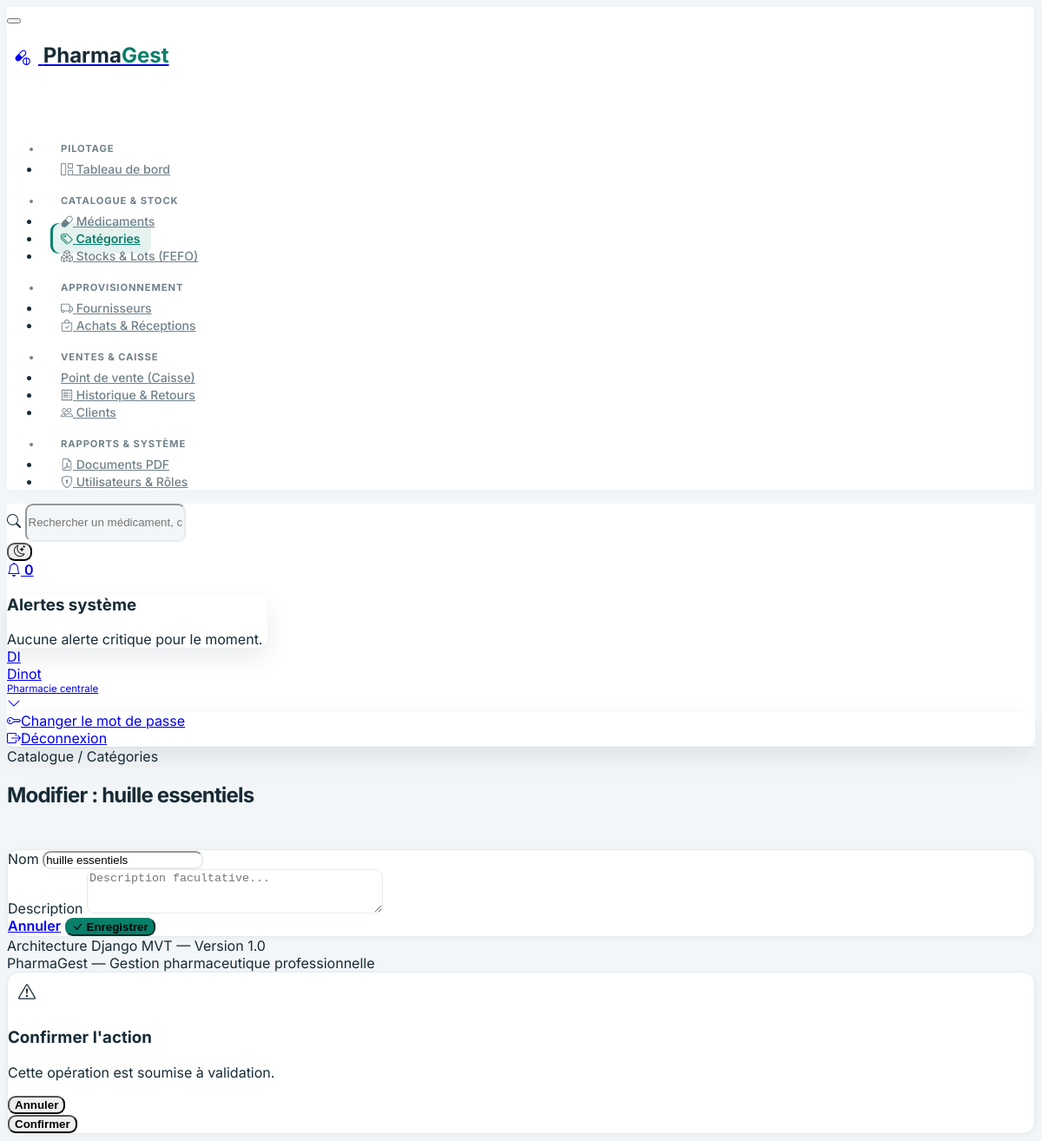
Page /medicaments/categories/1/modifier/ (signed in) on the committed database.
### utilisateurs/models.py (models this page shows, shortened)
class Utilisateur(AbstractUser):
    ROLE_ADMIN = 'ADMIN'
    ROLE_PHARMACIEN = 'PHARMACIEN'
    ROLE_GESTIONNAIRE_STOCK = 'GESTIONNAIRE_STOCK'
    ROLE_CAISSIER = 'CAISSIER'
    ROLE_RESPONSABLE_GESTION = 'RESPONSABLE_GESTION'
    ROLE_CHOICES = [
        (ROLE_ADMIN, 'Administrateur'),
        (ROLE_PHARMACIEN, 'Pharmacien responsable'),
        (ROLE_GESTIONNAIRE_STOCK, 'Gestionnaire de stock'),
        (ROLE_CAISSIER, 'Caissier'),
        (ROLE_RESPONSABLE_GESTION, 'Responsable de gestion'),
    ]
    role = models.CharField(
        max_length=30,
        choices=ROLE_CHOICES,
        default=ROLE_CAISSIER,
        verbose_name='Rôle principal',
    )
    telephone = models.CharField(max_length=20, blank=True, verbose_name='Téléphone')
    class Meta:
        verbose_name = 'Utilisateur'
        verbose_name_plural = 'Utilisateurs'
        ordering = ['username']

### medicaments/models.py (models this page shows, shortened)
class Categorie(models.Model):
    nom = models.CharField(max_length=120, unique=True, verbose_name='Nom')
    description = models.TextField(blank=True, verbose_name='Description')
    date_creation = models.DateTimeField(auto_now_add=True, verbose_name='Date de création')
    class Meta:
        verbose_name = 'Catégorie'
        verbose_name_plural = 'Catégories'
        ordering = ['nom']

### medicaments/views.py (the view)
# urls.py: path('categories/<int:pk>/modifier/', views.categorie_update, name='categorie_update'),
@login_required
@permission_required('medicaments.change_categorie', raise_exception=True)
def categorie_update(request, pk):
    categorie = get_object_or_404(Categorie, pk=pk)
    form = CategorieForm(request.POST or None, instance=categorie)
    if request.method == 'POST' and form.is_valid():
        categorie = form.save()
        enregistrer_audit(request, 'MODIFICATION_CATEGORIE', 'Categorie', categorie.pk, f"Catégorie : {categorie.nom}")
        messages.success(request, f"La catégorie « {categorie.nom} » a été mise à jour.")
        return redirect('medicaments:categorie_list')
    return render(request, 'categories/form.html', {'form': form, 'titre': f'Modifier : {categorie.nom}'})

### medicaments/forms.py
class CategorieForm(forms.ModelForm):
    class Meta:
        model = Categorie
        fields = ['nom', 'description']
        widgets = {
            'nom': forms.TextInput(attrs={'class': 'form-control', 'placeholder': 'Ex : Antalgiques'}),
            'description': forms.Textarea(attrs={'class': 'form-control', 'rows': 3, 'placeholder': 'Description facultative...'}),
        }

### templates/categories/form.html (shortened to what this page needs)
{% extends 'base.html' %}
{% block page_pretitle %}Catalogue / Catégories{% endblock %}
{% block page_title %}{{ titre }}{% endblock %}
{% block content %}
<div class="row justify-content-center">
    <div class="col-lg-7">
        <div class="card pg-card">
            <div class="card-body p-4">
                <form method="post" novalidate>
                    {% for field in form %}
                    <div class="mb-3">
                        <label for="{{ field.id_for_label }}" class="form-label fw-medium">{{ field.label }}</label>
                        {{ field }}
                    </div>
                    {% endfor %}
                    <div class="d-flex justify-content-end gap-2 mt-4">
                        <a href="{% url 'medicaments:categorie_list' %}" class="btn btn-outline-secondary">Annuler</a>
                        <button type="submit" class="btn btn-primary">
                            <i class="bi bi-check-lg me-1"></i> Enregistrer
                        </button>
                    </div>
                </form>
            </div>
        </div>
    </div>
</div>
{% endblock %}

### templates/includes/navbar.html (shortened to what this page needs)
<header class="navbar navbar-expand-md d-none d-lg-flex d-print-none pg-navbar sticky-top">
    <div class="container-xl">
        <div class="navbar-nav flex-row align-items-center w-100">
            <form action="{% url 'medicaments:medicament_list' %}" method="get" class="d-flex flex-grow-1 me-4" style="max-width: 420px;">
                <div class="input-icon w-100">
                    <span class="input-icon-addon"><i class="bi bi-search"></i></span>
                    <input type="text" name="q" class="form-control form-control-sm" placeholder="Rechercher un médicament, code-barres, lot...">
                </div>
            </form>
            <div class="ms-auto d-flex align-items-center gap-2">
                <button type="button" id="pg-theme-toggle" class="btn btn-icon btn-ghost-secondary" title="Changer de thème">
                    <i id="pg-theme-icon" class="bi bi-moon-stars"></i>
                </button>
                <div class="nav-item dropdown">
                    <a href="#" class="btn btn-icon btn-ghost-secondary position-relative" data-bs-toggle="dropdown" aria-label="Notifications">
                        <i class="bi bi-bell"></i>
                        <span class="badge bg-danger badge-pill badge-notification">0</span>
                    </a>
                    <div class="dropdown-menu dropdown-menu-end dropdown-menu-card" style="width: 300px;">
                        <div class="card border-0">
                            <div class="card-header py-2">
                                <h3 class="card-title fs-5">Alertes système</h3>
                            </div>
                            <div class="card-body py-3 text-center text-secondary small">
                                Aucune alerte critique pour le moment.
                            </div>
                        </div>
                    </div>
                </div>
                <div class="nav-item dropdown ps-2">
                    <a href="#" class="nav-link d-flex lh-1 text-reset p-0 align-items-center gap-2" data-bs-toggle="dropdown">
                        <span class="avatar avatar-sm rounded-circle bg-primary-lt text-primary fw-bold">
                            {% if request.user.is_authenticated %}
                                {{ request.user.username|slice:":2"|upper }}
                            {% else %}
                                PG
                            {% endif %}
                        </span>
                        <div class="d-none d-xl-block">
                            <div class="fw-semibold small">
                                {% if request.user.is_authenticated %}{{ request.user.username }}{% else %}Session invité{% endif %}
                            </div>
                            <div class="text-muted" style="font-size: 0.72rem;">Pharmacie centrale</div>
                        </div>
                        <i class="bi bi-chevron-down small text-muted"></i>
                    </a>
                    <div class="dropdown-menu dropdown-menu-end dropdown-menu-arrow">
                        <a href="{% url 'password_change' %}" class="dropdown-item"><i class="bi bi-key me-2"></i>Changer le mot de passe</a>
                        <a href="{% url 'logout' %}" class="dropdown-item text-danger"><i class="bi bi-box-arrow-right me-2"></i>Déconnexion</a>
                    </div>
                </div>
            </div>
        </div>
    </div>
</header>

### static/css/pharmagest.css (style rules this page uses)
:root, [data-bs-theme="light"] { --pg-primary: #087f6b; --pg-primary-hover: #066653; --pg-primary-soft: rgba(8, 127, 107, 0.10); --pg-bg-body: #f3f6f8; --pg-bg-surface: #ffffff; --pg-bg-sidebar: #ffffff; --pg-border: #e5ebee; --pg-text-main: #172b36; --pg-text-muted: #71818a; --pg-shadow-sm: 0 2px 8px rgba(24, 48, 58, 0.045); --pg-shadow-md: 0 12px 28px rgba(24, 48, 58, 0.09); --tblr-primary: #087f6b; --tblr-primary-rgb: 8, 127, 107; --tblr-font-sans-serif: 'Inter', -apple-system, BlinkMacSystemFont, 'Segoe UI', Roboto, sans-serif; }
body { font-family: 'Inter', -apple-system, BlinkMacSystemFont, 'Segoe UI', Roboto, sans-serif; background-color: var(--pg-bg-body); color: var(--pg-text-main); transition: background-color 0.2s ease, color 0.2s ease; }
.pg-navbar { background-color: var(--pg-bg-surface); border-bottom: 1px solid var(--pg-border); backdrop-filter: blur(8px); }
.pg-card { background-color: var(--pg-bg-surface); border: 1px solid var(--pg-border); border-radius: 12px; box-shadow: var(--pg-shadow-sm); transition: transform 0.18s ease, box-shadow 0.18s ease; }
.btn-primary { background-color: var(--pg-primary); border-color: var(--pg-primary); }
body { background: var(--pg-bg-body); color: var(--pg-text-main); }
.pg-navbar { min-height: 68px; background-color: color-mix(in srgb, var(--pg-bg-surface) 94%, transparent); border-color: var(--pg-border); backdrop-filter: blur(14px); }
.pg-navbar .form-control { min-height: 38px; border-color: var(--pg-border); border-radius: 9px; background: var(--pg-bg-body); }
.pg-card { border-color: var(--pg-border); border-radius: 14px; box-shadow: var(--pg-shadow-sm); }
.form-control, .form-select, .input-group-text { border-color: var(--pg-border); border-radius: 9px; }
.btn { border-radius: 9px; font-weight: 600; }
.dropdown-menu { border-color: var(--pg-border); border-radius: 12px; box-shadow: var(--pg-shadow-md); }

### rows in the picture
Utilisateur: user.username "DI", user.username "Dinot"
Categorie: form "huille essentiels"

### other values in the picture
{{ titre }} "Modifier : huille essentiels"
{{ field.label }} "Nom" "Description"
